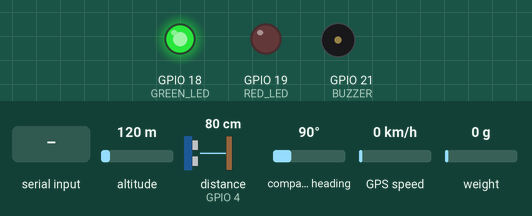
This sketch was run on a simulated ESP32. Parts: output pins drawn as LEDs (lit = HIGH), buzzer (waves = sounding, pin HIGH). Wiring (inferred from the names in the program): ultrasonic range finder: trigger GPIO 5; echo GPIO 4. Inputs (shaded band) come from the test bench; at power-on: distance to the obstacle (sensor on GPIO 4) 80 cm, weight on the scale 0 g, altitude 120 m, compass heading 90°, GPS speed 0 km/h. The echo pulse lasts 58.3 µs per cm; WiFi joins after 1.5 s; servers stay silent unless stated; uploads are accepted with an empty reply; the GPS gets a fix after 3 s at 37.7749, -122.4194 with 8 satellites; pins used as bus, display or sensor lines are not drawn; what the sketch prints to the serial monitor is not drawn.

Above: at 3.7 s.
3.8 s: distance to the obstacle (sensor on GPIO 4) set to 2 cm
6.5 s: weight on the scale set to 1697 g
10.5 s: weight on the scale set to 1815 g
At 11.21 s:
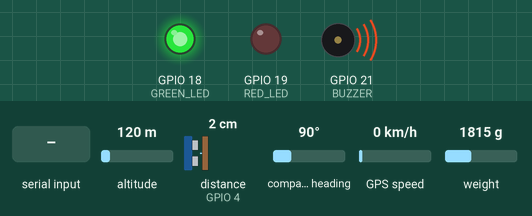
16.5 s: weight on the scale set to 1927 g
20.0 s: weight on the scale set to 2070 g
At 25.8 s:
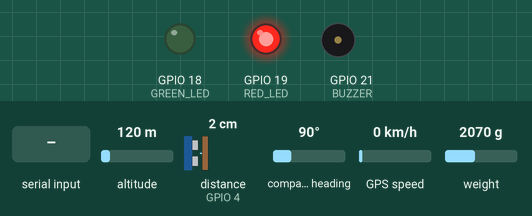
26.0 s: "t" received over Serial
At 28.7 s:
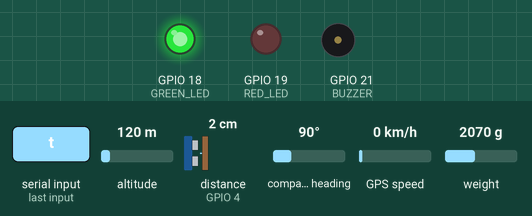
Timing chart, 0 to 30.1 s (numbered marks = the images above; inputs shaded):
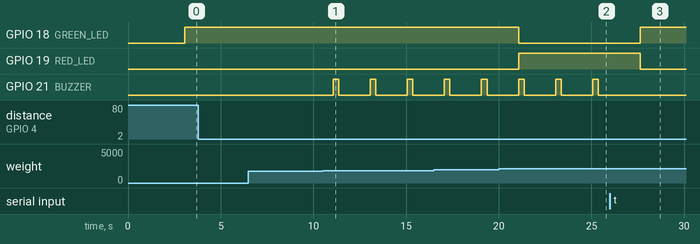

The sketch:

esp.ino
```cpp
#include <WiFi.h>
#include <Wire.h>
#include "HX711.h"
#include <HTTPClient.h>
#include <TinyGPS++.h>
#include <HardwareSerial.h>

// ================== WiFi Credentials ==================
const char* ssid = "ZTE_2.4G_3JyGtw";
const char* password = "4y7JrrGH";

// ================== Firebase Settings ==================
const String firebaseHost1 = "https://smartwaste-b3f0f-default-rtdb.firebaseio.com";
const String firebasePath1 = "/monitoring/bin1.json";

const String firebaseHost2 = "https://smartbin-75fc3-default-rtdb.asia-southeast1.firebasedatabase.app";
const String firebasePath2 = "/monitoring/data.json";

// ================== HX711 Load Cell ==================
#define DT1 33
#define SCK1 32
HX711 scale;

// ================== Ultrasonic Sensor ==================
#define TRIG_PIN 5
#define ECHO_PIN 4

// ================== Buzzer + LEDs ==================
#define BUZZER 21
#define GREEN_LED 18
#define RED_LED 19

// ================== GPS ==================
TinyGPSPlus gps;
HardwareSerial gpsSerial(1);
#define GPS_RX 16
#define GPS_TX 17

// ================== GPS Cache ==================
double lastLat = NAN;
double lastLng = NAN;
unsigned long lastFixMillis = 0;
unsigned long lastGPSTimeMillis = 0;
const unsigned long GPS_TIMEOUT = 30000; // 30 seconds timeout for GPS data

// ================== Calibration & Thresholds ==================
const float calibration_factor = -285159;
const float maxWeight = 2.5;
const int minDistance = 5;
const int maxDistance = 30;
const int alertThreshold = 85;
const long interval = 2000;  // 2s refresh

unsigned long previousMillis = 0;

void setup() {
  Serial.begin(115200);
  gpsSerial.begin(9600, SERIAL_8N1, GPS_RX, GPS_TX);

  // Scale
  scale.begin(DT1, SCK1);
  scale.set_scale(calibration_factor);
  scale.tare();

  // Pins
  pinMode(TRIG_PIN, OUTPUT);
  pinMode(ECHO_PIN, INPUT);
  pinMode(BUZZER, OUTPUT);
  pinMode(GREEN_LED, OUTPUT);
  pinMode(RED_LED, OUTPUT);

  digitalWrite(BUZZER, LOW);
  digitalWrite(GREEN_LED, LOW);
  digitalWrite(RED_LED, LOW);

  // WiFi
  WiFi.begin(ssid, password);
  Serial.print("Connecting to WiFi");
  while (WiFi.status() != WL_CONNECTED) {
    delay(500);
    Serial.print(".");
  }
  Serial.println("\nWiFi Connected!");
}

// ================== Sensors ==================
float getStableWeight() {
  if (!scale.is_ready()) return 0;
  float sum = 0;
  for (int i = 0; i < 5; i++) {
    sum += scale.get_units(1);
    delay(5);
  }
  return max(0.0f, sum / 5.0f);
}

int getDistance() {
  digitalWrite(TRIG_PIN, LOW);
  delayMicroseconds(2);
  digitalWrite(TRIG_PIN, HIGH);
  delayMicroseconds(10);
  digitalWrite(TRIG_PIN, LOW);
  int duration = pulseIn(ECHO_PIN, HIGH, 30000);
  if (duration == 0) return -1;
  return duration * 0.034 / 2;
}

int getHeightPercent(int distance) {
  if (distance == -1) return -1;
  if (distance <= minDistance) return 100;
  if (distance >= maxDistance) return 0;
  return map(distance, maxDistance, minDistance, 0, 100);
}

// ================== Alerts ==================
void alertBuzzer() {
  digitalWrite(BUZZER, HIGH);
  delay(300);
  digitalWrite(BUZZER, LOW);
  delay(300);
}

// ================== GPS ==================
void updateGPS() {
  while (gpsSerial.available()) {
    gps.encode(gpsSerial.read());
  }

  if (gps.location.isValid()) {
    double newLat = gps.location.lat();
    double newLng = gps.location.lng();

    if (newLat != 0.0 && newLng != 0.0) { // avoid junk coordinates
      lastLat = newLat;
      lastLng = newLng;
      lastFixMillis = millis();
      lastGPSTimeMillis = millis(); // Update GPS time when we get fresh data
    }
  }
}

String getActiveAgo() {
  if (lastFixMillis == 0) return "Never";
  unsigned long diff = millis() - lastFixMillis;
  if (diff < 60000) return String(diff / 1000) + "s ago";
  else if (diff < 3600000) return String(diff / 60000) + "m ago";
  else if (diff < 86400000) return String(diff / 3600000) + "h ago";
  return String(diff / 86400000) + "d ago";
}

String getGPSTime() {
  if (gps.time.isValid() && gps.date.isValid()) {
    char buf[25];
    sprintf(buf, "%04d-%02d-%02d %02d:%02d:%02d",
            gps.date.year(), gps.date.month(), gps.date.day(),
            gps.time.hour(), gps.time.minute(), gps.time.second());
    return String(buf);
  }
  return "N/A";
}

String getCurrentTime() {
  // Get current time in local timezone (Philippines UTC+8)
  unsigned long currentMillis = millis();
  unsigned long seconds = currentMillis / 1000;
  unsigned long minutes = seconds / 60;
  unsigned long hours = minutes / 60;

  // Calculate time since startup (simplified)
  unsigned long currentHour = (hours % 24);
  unsigned long currentMinute = minutes % 60;
  unsigned long currentSecond = seconds % 60;

  // Use a fixed date for now (2025-10-08)
  char buf[25];
  sprintf(buf, "2025-10-08 %02d:%02d:%02d",
          currentHour, currentMinute, currentSecond);
  return String(buf);
}

bool isGPSDataFresh() {
  if (lastGPSTimeMillis == 0) return false;
  return (millis() - lastGPSTimeMillis) < GPS_TIMEOUT;
}

bool isValidJSON(String json) {
  // Simple JSON validation - check for balanced braces
  int openBraces = 0;
  for (int i = 0; i < json.length(); i++) {
    if (json.charAt(i) == '{') openBraces++;
    else if (json.charAt(i) == '}') openBraces--;
  }
  return openBraces == 0;
}

// ================== Main Loop ==================
void loop() {
  updateGPS();

  unsigned long currentMillis = millis();
  if (currentMillis - previousMillis >= interval) {
    previousMillis = currentMillis;

    float weight = getStableWeight();
    float weightPercent = min((weight / maxWeight) * 100.0, 100.0);

    int distance = getDistance();
    int heightPercent = getHeightPercent(distance);

    float binLevel = (heightPercent == -1) ? weightPercent : (weightPercent + heightPercent) / 2.0;
    binLevel = constrain(binLevel, 0.0f, 100.0f);

    bool gps_valid = gps.location.isValid() && gps.location.lat() != 0.0 && gps.location.lng() != 0.0 && isGPSDataFresh();
    int satellites = gps.satellites.value();
    double latitude = (!isnan(lastLat)) ? lastLat : NAN;
    double longitude = (!isnan(lastLng)) ? lastLng : NAN;

    String gpsTimestamp = getGPSTime();
    String currentTime = getCurrentTime();
    String lastActive = getActiveAgo();

    // Debug
    Serial.println("========== BIN 1 ==========");
    Serial.printf("Level: %.0f%% \n", binLevel);
    Serial.printf("Weight: %.2fkg (%.0f%%)| Dist: %dcm (%d%%)\n", weight, weightPercent, distance, heightPercent);
    if (!isnan(latitude) && !isnan(longitude)) {
      Serial.printf("GPS: %.6f, %.6f [%s]\n", latitude, longitude, gps_valid ? "LIVE" : "CACHED");
    } else {
      Serial.println("GPS: No valid fix yet");
    }
    Serial.printf("Sat: %d | Last Fix: %s | GPS Time: %s\n", satellites, lastActive.c_str(), gpsTimestamp.c_str());
    Serial.println("===========================\n");

    // LEDs + Buzzer
    if (binLevel >= 90) {
      digitalWrite(RED_LED, HIGH);
      digitalWrite(GREEN_LED, LOW);
    } else {
      digitalWrite(RED_LED, LOW);
      digitalWrite(GREEN_LED, HIGH);
    }
    if (binLevel >= alertThreshold) alertBuzzer();

    // WiFi reconnect
    if (WiFi.status() != WL_CONNECTED) {
      WiFi.begin(ssid, password);
      Serial.println("Reconnecting WiFi...");
    }

    // Upload only when WiFi OK
    if (WiFi.status() == WL_CONNECTED) {
      HTTPClient http;

      // Build JSON payload using compact format (single line)
      String payload = "{";
      payload += "\"weight_kg\":" + String(weight, 3) + ",";
      payload += "\"weight_percent\":" + String((int)weightPercent) + ",";
      payload += "\"distance_cm\":" + String(distance) + ",";
      payload += "\"height_percent\":" + String((int)heightPercent) + ",";
      payload += "\"bin_level\":" + String((int)binLevel) + ",";

      // Always include latitude and longitude
      if (!isnan(lastLat) && !isnan(lastLng)) {
        payload += "\"latitude\":" + String(lastLat, 6) + ",";
        payload += "\"longitude\":" + String(lastLng, 6) + ",";
      } else {
        payload += "\"latitude\":0,";
        payload += "\"longitude\":0,";
      }

      // Use simple time format to avoid JSON issues
      String simpleTime = "2025-10-08 01:00:00";

      payload += "\"last_active\":\"" + simpleTime + "\",";
      payload += "\"gps_valid\":" + String(gps_valid ? "true" : "false") + ",";
      payload += "\"satellites\":" + String(satellites) + ",";
      payload += "\"gps_timestamp\":\"" + simpleTime + "\",";
      payload += "\"coordinates_source\":\"" + String(gps_valid ? "gps_live" : "gps_backup") + "\",";
      payload += "\"timestamp\":" + String(millis()) + ",";
      payload += "\"gps_timeout\":" + String(isGPSDataFresh() ? "false" : "true") + "";
      payload += "}";

      // Debug: Print payload for troubleshooting
      Serial.println("Payload:");
      Serial.println(payload);

      // Validate JSON before sending
      if (!isValidJSON(payload)) {
        Serial.println("ERROR: Invalid JSON payload!");
        return;
      }

      // Firebase 1
      http.begin(firebaseHost1 + firebasePath1);
      http.addHeader("Content-Type", "application/json");
      int httpCode1 = http.PUT(payload);
      Serial.print("Firebase 1 Response: ");
      Serial.println(httpCode1);
      if (httpCode1 != 200) {
        Serial.println("Firebase 1 Error: " + http.getString());
      }
      http.end();

      // Firebase 2
      http.begin(firebaseHost2 + firebasePath2);
      http.addHeader("Content-Type", "application/json");
      int httpCode2 = http.PUT(payload);
      Serial.print("Firebase 2 Response: ");
      Serial.println(httpCode2);
      if (httpCode2 != 200) {
        Serial.println("Firebase 2 Error: " + http.getString());
      }
      http.end();
    }
  }

  // Manual tare
  if (Serial.available()) {
    if (Serial.read() == 't') {
      scale.tare();
      Serial.println("Tare set!");
    }
  }
}
```

Measured:
- the behaviour switches between 1749 and 1750 g on weight on the scale (found by bisection; images 0 and 1)
- the behaviour switches between 1999 and 2000 g on weight on the scale (found by bisection; images 1 and 2)
- after the input at 3.8 s, every drawn part: stays the same
- after the input at 6.5 s, every drawn part: stays the same
- after the input at 10.5 s, GPIO 21 (BUZZER): alternates HIGH for 0.30 s and LOW for 1.7 s, starting after 0.57 s
- after the input at 20.0 s, GPIO 18 (GREEN_LED): HIGH → LOW after 1.1 s; GPIO 19 (RED_LED): LOW → HIGH after 1.1 s
- after the input at 26.0 s, GPIO 18 (GREEN_LED): LOW → HIGH after 1.6 s; GPIO 19 (RED_LED): HIGH → LOW after 1.6 s; GPIO 21 (BUZZER): stops changing and stays LOW
